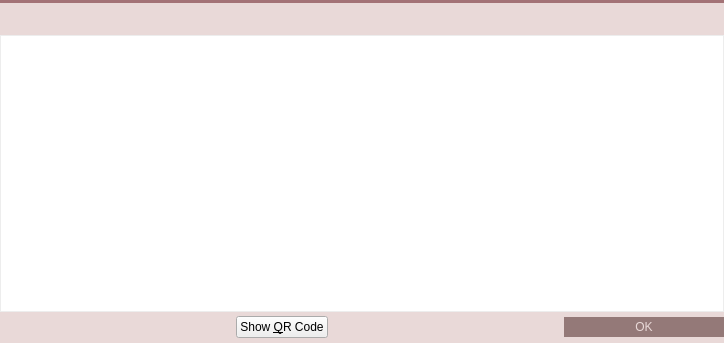
<?xml version="1.0" encoding="UTF-8"?>
<ui version="4.0">
 <class>AddressBookPage</class>
 <widget class="QWidget" name="AddressBookPage">
  <property name="geometry">
   <rect>
    <x>0</x>
    <y>0</y>
    <width>724</width>
    <height>343</height>
   </rect>
  </property>
  <property name="palette">
   <palette>
    <active>
     <colorrole role="Button">
      <brush brushstyle="SolidPattern">
       <color alpha="255">
        <red>233</red>
        <green>217</green>
        <blue>216</blue>
       </color>
      </brush>
     </colorrole>
     <colorrole role="Base">
      <brush brushstyle="SolidPattern">
       <color alpha="255">
        <red>233</red>
        <green>217</green>
        <blue>216</blue>
       </color>
      </brush>
     </colorrole>
     <colorrole role="Window">
      <brush brushstyle="SolidPattern">
       <color alpha="255">
        <red>233</red>
        <green>217</green>
        <blue>216</blue>
       </color>
      </brush>
     </colorrole>
     <colorrole role="Highlight">
      <brush brushstyle="SolidPattern">
       <color alpha="255">
        <red>235</red>
        <green>235</green>
        <blue>235</blue>
       </color>
      </brush>
     </colorrole>
     <colorrole role="HighlightedText">
      <brush brushstyle="SolidPattern">
       <color alpha="255">
        <red>171</red>
        <green>127</green>
        <blue>130</blue>
       </color>
      </brush>
     </colorrole>
    </active>
    <inactive>
     <colorrole role="Button">
      <brush brushstyle="SolidPattern">
       <color alpha="255">
        <red>233</red>
        <green>217</green>
        <blue>216</blue>
       </color>
      </brush>
     </colorrole>
     <colorrole role="Base">
      <brush brushstyle="SolidPattern">
       <color alpha="255">
        <red>233</red>
        <green>217</green>
        <blue>216</blue>
       </color>
      </brush>
     </colorrole>
     <colorrole role="Window">
      <brush brushstyle="SolidPattern">
       <color alpha="255">
        <red>233</red>
        <green>217</green>
        <blue>216</blue>
       </color>
      </brush>
     </colorrole>
     <colorrole role="Highlight">
      <brush brushstyle="SolidPattern">
       <color alpha="255">
        <red>235</red>
        <green>235</green>
        <blue>235</blue>
       </color>
      </brush>
     </colorrole>
     <colorrole role="HighlightedText">
      <brush brushstyle="SolidPattern">
       <color alpha="255">
        <red>171</red>
        <green>127</green>
        <blue>130</blue>
       </color>
      </brush>
     </colorrole>
    </inactive>
    <disabled>
     <colorrole role="Button">
      <brush brushstyle="SolidPattern">
       <color alpha="255">
        <red>233</red>
        <green>217</green>
        <blue>216</blue>
       </color>
      </brush>
     </colorrole>
     <colorrole role="Base">
      <brush brushstyle="SolidPattern">
       <color alpha="255">
        <red>233</red>
        <green>217</green>
        <blue>216</blue>
       </color>
      </brush>
     </colorrole>
     <colorrole role="Window">
      <brush brushstyle="SolidPattern">
       <color alpha="255">
        <red>233</red>
        <green>217</green>
        <blue>216</blue>
       </color>
      </brush>
     </colorrole>
     <colorrole role="Highlight">
      <brush brushstyle="SolidPattern">
       <color alpha="255">
        <red>240</red>
        <green>240</green>
        <blue>240</blue>
       </color>
      </brush>
     </colorrole>
     <colorrole role="HighlightedText">
      <brush brushstyle="SolidPattern">
       <color alpha="255">
        <red>171</red>
        <green>127</green>
        <blue>130</blue>
       </color>
      </brush>
     </colorrole>
    </disabled>
   </palette>
  </property>
  <property name="windowTitle">
   <string>Address Book</string>
  </property>
  <property name="styleSheet">
   <string notr="true">#AddressBookPage {
	background-color: #E9D9D8;
 }</string>
  </property>
  <layout class="QVBoxLayout" name="verticalLayout">
   <property name="spacing">
    <number>0</number>
   </property>
   <property name="margin">
    <number>0</number>
   </property>
   <item>
    <widget class="Line" name="line_6">
     <property name="styleSheet">
      <string notr="true">background-color: #A37276;</string>
     </property>
     <property name="frameShadow">
      <enum>QFrame::Raised</enum>
     </property>
     <property name="lineWidth">
      <number>0</number>
     </property>
     <property name="orientation">
      <enum>Qt::Horizontal</enum>
     </property>
    </widget>
   </item>
   <item>
    <widget class="QWidget" name="wAddressBookHeader" native="true">
     <property name="minimumSize">
      <size>
       <width>0</width>
       <height>32</height>
      </size>
     </property>
     <property name="maximumSize">
      <size>
       <width>16777215</width>
       <height>32</height>
      </size>
     </property>
     <property name="is_header" stdset="0">
      <bool>true</bool>
     </property>
     <layout class="QHBoxLayout" name="horizontalLayout_13">
      <property name="margin">
       <number>0</number>
      </property>
      <item>
       <spacer name="horizontalSpacer_17">
        <property name="orientation">
         <enum>Qt::Horizontal</enum>
        </property>
        <property name="sizeType">
         <enum>QSizePolicy::Fixed</enum>
        </property>
        <property name="sizeHint" stdset="0">
         <size>
          <width>3</width>
          <height>20</height>
         </size>
        </property>
       </spacer>
      </item>
      <item>
       <widget class="QLabel" name="label_25">
        <property name="sizePolicy">
         <sizepolicy hsizetype="Preferred" vsizetype="Preferred">
          <horstretch>0</horstretch>
          <verstretch>0</verstretch>
         </sizepolicy>
        </property>
        <property name="minimumSize">
         <size>
          <width>30</width>
          <height>30</height>
         </size>
        </property>
        <property name="maximumSize">
         <size>
          <width>30</width>
          <height>30</height>
         </size>
        </property>
        <property name="text">
         <string/>
        </property>
        <property name="pixmap">
         <pixmap resource="../res.qrc">:/res/address_book.png</pixmap>
        </property>
       </widget>
      </item>
      <item>
       <widget class="QLabel" name="label_25_1">
        <property name="sizePolicy">
         <sizepolicy hsizetype="Preferred" vsizetype="Preferred">
          <horstretch>0</horstretch>
          <verstretch>0</verstretch>
         </sizepolicy>
        </property>
        <property name="minimumSize">
         <size>
          <width>30</width>
          <height>30</height>
         </size>
        </property>
        <property name="maximumSize">
         <size>
          <width>30</width>
          <height>30</height>
         </size>
        </property>
        <property name="text">
         <string/>
        </property>
        <property name="pixmap">
         <pixmap resource="../res.qrc">:/res/download.png</pixmap>
        </property>
       </widget>
      </item>
      <item>
       <widget class="QLabel" name="label_27">
        <property name="font">
         <font>
          <pointsize>11</pointsize>
          <stylestrategy>PreferAntialias</stylestrategy>
         </font>
        </property>
        <property name="styleSheet">
         <string notr="true">QLabel {
	color: #E9D9D8;
}</string>
        </property>
        <property name="text">
         <string>Address Book</string>
        </property>
       </widget>
      </item>
      <item>
       <widget class="QPushButton" name="bClose">
        <property name="minimumSize">
         <size>
          <width>30</width>
          <height>30</height>
         </size>
        </property>
        <property name="maximumSize">
         <size>
          <width>30</width>
          <height>30</height>
         </size>
        </property>
        <property name="styleSheet">
         <string notr="true">QPushButton {	
	image: url(:/res/close_normal.png);
	border: 0px solid gray;
}
QPushButton:pressed:flat {
	image: url(:/res/close_normal.png);
}

QPushButton:hover {
	image: url(:/res/close_hover.png);
}</string>
        </property>
        <property name="text">
         <string notr="true"/>
        </property>
        <property name="flat">
         <bool>true</bool>
        </property>
       </widget>
      </item>
     </layout>
    </widget>
   </item>
   <item>
    <widget class="QTableView" name="tableView">
     <property name="contextMenuPolicy">
      <enum>Qt::CustomContextMenu</enum>
     </property>
     <property name="toolTip">
      <string>Double-click to edit address or label</string>
     </property>
     <property name="styleSheet">
      <string notr="true"> QScrollBar:vertical {
     border: 0px solid grey;
     background: white;
     width: 9px;
     margin: 24px 0px 0 0px;
 }
 QScrollBar::handle:vertical {
     background: #BB9396;
     min-width: 20px;
 }
QScrollBar::sub-line:vertical {
	height: 0px;
    width: 0px;
}

QHeaderView {
	background-color: #E9D9D8;
	font-size: 10;
	text-align:left;
}
QHeaderView::section {
    background-color: #E9D9D8;
    color: #AF272E;
    padding-left: 5px;
    border: 0px solid #6c6c6c;
	text-align:left;
}

/* style the sort indicator */
QHeaderView::down-arrow {
    image: url(down_arrow.png);
}

QHeaderView::up-arrow {
    image: url(up_arrow.png);
}

QTableView {
	border: 1px solid #ededed;
	selection-background-color: #ebebeb;
	selection-color: rgb(171, 127, 130);
}</string>
     </property>
     <property name="frameShape">
      <enum>QFrame::NoFrame</enum>
     </property>
     <property name="horizontalScrollBarPolicy">
      <enum>Qt::ScrollBarAlwaysOff</enum>
     </property>
     <property name="editTriggers">
      <set>QAbstractItemView::AnyKeyPressed|QAbstractItemView::DoubleClicked|QAbstractItemView::EditKeyPressed</set>
     </property>
     <property name="tabKeyNavigation">
      <bool>false</bool>
     </property>
     <property name="alternatingRowColors">
      <bool>true</bool>
     </property>
     <property name="selectionMode">
      <enum>QAbstractItemView::SingleSelection</enum>
     </property>
     <property name="selectionBehavior">
      <enum>QAbstractItemView::SelectRows</enum>
     </property>
     <property name="showGrid">
      <bool>false</bool>
     </property>
     <attribute name="verticalHeaderVisible">
      <bool>false</bool>
     </attribute>
     <attribute name="verticalHeaderDefaultSectionSize">
      <number>20</number>
     </attribute>
     <attribute name="verticalHeaderMinimumSectionSize">
      <number>20</number>
     </attribute>
    </widget>
   </item>
   <item>
    <layout class="QHBoxLayout" name="horizontalLayout_14">
     <item>
      <spacer name="horizontalSpacer_18">
       <property name="orientation">
        <enum>Qt::Horizontal</enum>
       </property>
       <property name="sizeHint" stdset="0">
        <size>
         <width>40</width>
         <height>20</height>
        </size>
       </property>
      </spacer>
     </item>
     <item>
      <widget class="QPushButton" name="newAddressButton">
       <property name="minimumSize">
        <size>
         <width>31</width>
         <height>31</height>
        </size>
       </property>
       <property name="maximumSize">
        <size>
         <width>31</width>
         <height>31</height>
        </size>
       </property>
       <property name="styleSheet">
        <string notr="true">QPushButton {
	border: 0px solid gray;
	image: url(:/res/add_contact/normal.png);
}

QPushButton:pressed:flat {
	image: url(:/res/add_contact/pressed.png);
}

QPushButton:hover {
	image: url(:/res/add_contact/hover.png);
}

QPushButton:!enabled {
	image: url(:/res/add_contact/disabled.png);
}</string>
       </property>
       <property name="text">
        <string/>
       </property>
       <property name="flat">
        <bool>true</bool>
       </property>
      </widget>
     </item>
     <item>
      <widget class="QPushButton" name="copyToClipboard">
       <property name="minimumSize">
        <size>
         <width>31</width>
         <height>31</height>
        </size>
       </property>
       <property name="maximumSize">
        <size>
         <width>31</width>
         <height>31</height>
        </size>
       </property>
       <property name="styleSheet">
        <string notr="true">QPushButton {
	border: 0px solid gray;
	image: url(:/res/duplicate_contact/normal.png);
}

QPushButton:pressed:flat {
	image: url(:/res/duplicate_contact/click.png);
}

QPushButton:hover {
	image: url(:/res/duplicate_contact/hover.png);
}

QPushButton:!enabled {
	image: url(:/res/duplicate_contact/disabled.png);
}</string>
       </property>
       <property name="text">
        <string/>
       </property>
       <property name="flat">
        <bool>true</bool>
       </property>
      </widget>
     </item>
     <item>
      <widget class="QPushButton" name="editButton">
       <property name="minimumSize">
        <size>
         <width>31</width>
         <height>31</height>
        </size>
       </property>
       <property name="maximumSize">
        <size>
         <width>31</width>
         <height>31</height>
        </size>
       </property>
       <property name="styleSheet">
        <string notr="true">QPushButton {
	border: 0px solid gray;
	image: url(:/res/edit_contact/edit_contact_normal.png);
}

QPushButton:pressed:flat {
	image: url(:/res/edit_contact/edit_contact_pressed.png);
}

QPushButton:hover {
	image: url(:/res/edit_contact/edit_contact_hover.png);
}

QPushButton:!enabled {
	image: url(:/res/edit_contact/edit_contact_disabled.png);
}</string>
       </property>
       <property name="text">
        <string/>
       </property>
       <property name="flat">
        <bool>true</bool>
       </property>
      </widget>
     </item>
     <item>
      <widget class="QPushButton" name="showQRCode">
       <property name="text">
        <string>Show &amp;QR Code</string>
       </property>
       <property name="icon">
        <iconset resource="../bitcoin.qrc">
         <normaloff>:/icons/qrcode</normaloff>:/icons/qrcode</iconset>
       </property>
      </widget>
     </item>
     <item>
      <widget class="QPushButton" name="signMessage">
       <property name="enabled">
        <bool>true</bool>
       </property>
       <property name="minimumSize">
        <size>
         <width>31</width>
         <height>31</height>
        </size>
       </property>
       <property name="maximumSize">
        <size>
         <width>31</width>
         <height>31</height>
        </size>
       </property>
       <property name="styleSheet">
        <string notr="true">QPushButton {
	border: 0px solid gray;
	image: url(:/res/sign/normal.png);
}

QPushButton:pressed:flat {
	image: url(:/res/sign/pressed.png);
}

QPushButton:hover {
	image: url(:/res/sign/hover.png);
}

QPushButton:!enabled {
	image: url(:/res/sign/disabled.png);
}</string>
       </property>
       <property name="text">
        <string/>
       </property>
       <property name="flat">
        <bool>true</bool>
       </property>
      </widget>
     </item>
     <item>
      <widget class="QPushButton" name="verifyMessage">
       <property name="enabled">
        <bool>true</bool>
       </property>
       <property name="minimumSize">
        <size>
         <width>31</width>
         <height>31</height>
        </size>
       </property>
       <property name="maximumSize">
        <size>
         <width>31</width>
         <height>31</height>
        </size>
       </property>
       <property name="styleSheet">
        <string notr="true">QPushButton {
	border: 0px solid gray;
	image: url(:/res/verify/verify_normal.png);
}

QPushButton:pressed:flat {
	image: url(:/res/verify/verify_pressed.png);
}

QPushButton:hover {
	image: url(:/res/verify/verify_hover.png);
}

QPushButton:!enabled {
	image: url(:/res/verify/verify_disabled.png);
}</string>
       </property>
       <property name="text">
        <string/>
       </property>
       <property name="flat">
        <bool>true</bool>
       </property>
      </widget>
     </item>
     <item>
      <widget class="QPushButton" name="deleteButton">
       <property name="minimumSize">
        <size>
         <width>31</width>
         <height>31</height>
        </size>
       </property>
       <property name="maximumSize">
        <size>
         <width>31</width>
         <height>31</height>
        </size>
       </property>
       <property name="styleSheet">
        <string notr="true">QPushButton {
	border: 0px solid gray;
	image: url(:/res/del_contact/delete_contact_normal.png);
}

QPushButton:pressed:flat {
	image: url(:/res/del_contact/delete_contact_pressed.png);
}

QPushButton:hover {
	image: url(:/res/del_contact/delete_contact_hover.png);
}

QPushButton:!enabled {
	image: url(:/res/del_contact/delete_contact_disabled.png);
}</string>
       </property>
       <property name="text">
        <string/>
       </property>
       <property name="flat">
        <bool>true</bool>
       </property>
      </widget>
     </item>
     <item>
      <spacer name="horizontalSpacer_19">
       <property name="orientation">
        <enum>Qt::Horizontal</enum>
       </property>
       <property name="sizeHint" stdset="0">
        <size>
         <width>40</width>
         <height>20</height>
        </size>
       </property>
      </spacer>
     </item>
     <item>
      <widget class="QDialogButtonBox" name="buttonBox">
       <property name="sizePolicy">
        <sizepolicy hsizetype="Maximum" vsizetype="Fixed">
         <horstretch>0</horstretch>
         <verstretch>0</verstretch>
        </sizepolicy>
       </property>
       <property name="styleSheet">
        <string notr="true">QPushButton {
	background-color: #947978;
	color: #E9D9D8;
	border: 0px solid gray;
	max-height: 20px;
	min-height: 20px;
	max-width: 160px;
	min-width: 160px;
}

QPushButton:hover {
	background-color: #AF272E;
}

QPushButton:pressed:flat {
	background-color: #9D0B17;
}</string>
       </property>
       <property name="standardButtons">
        <set>QDialogButtonBox::Ok</set>
       </property>
      </widget>
     </item>
    </layout>
   </item>
  </layout>
 </widget>
 <resources>
  <include location="../bitcoin.qrc"/>
  <include location="../res.qrc"/>
 </resources>
 <connections>
  <connection>
   <sender>bClose</sender>
   <signal>clicked()</signal>
   <receiver>AddressBookPage</receiver>
   <slot>close()</slot>
   <hints>
    <hint type="sourcelabel">
     <x>870</x>
     <y>33</y>
    </hint>
    <hint type="destinationlabel">
     <x>447</x>
     <y>189</y>
    </hint>
   </hints>
  </connection>
 </connections>
</ui>
